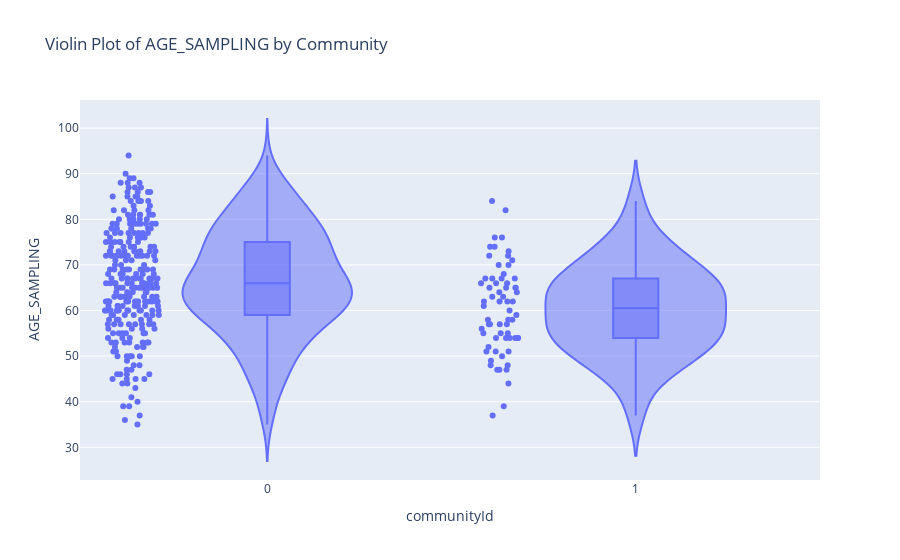
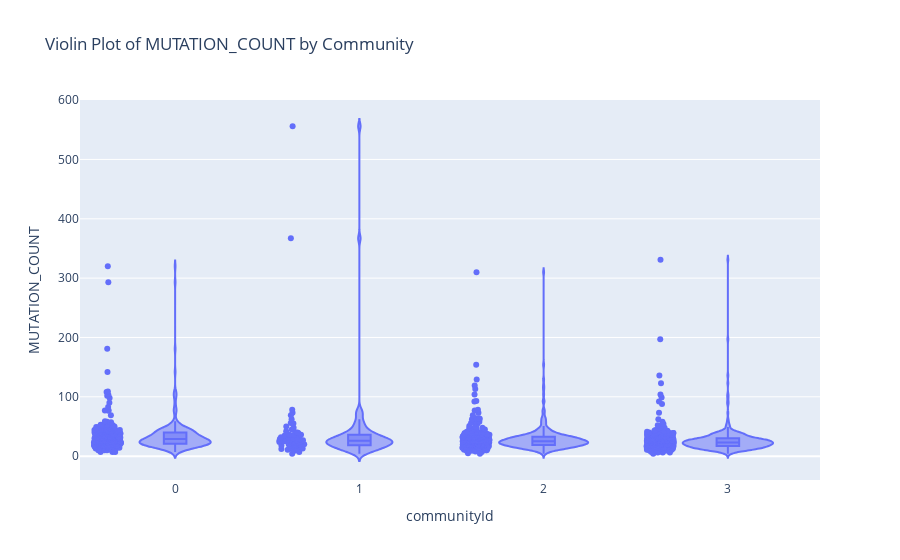
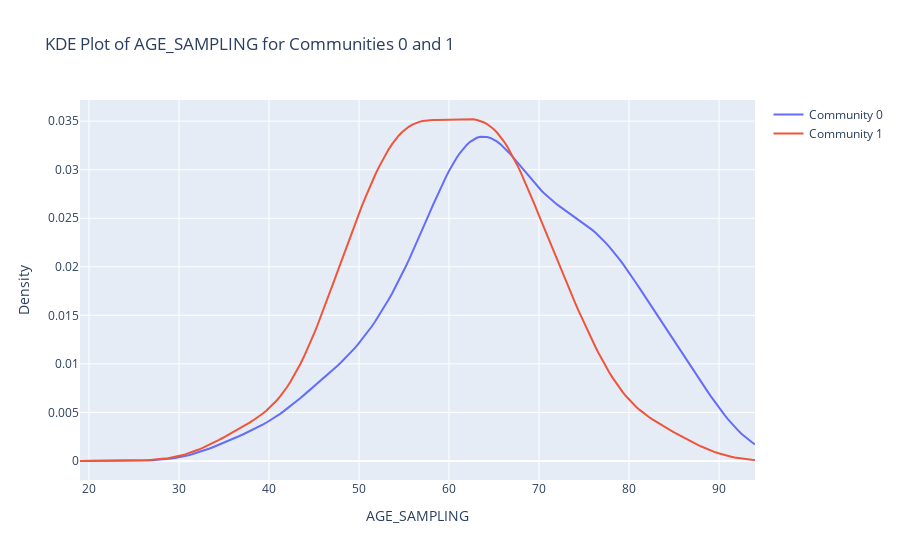

Here is the notebook cell these charts were saved with, in order:
### Code cell
compare_age_mutation_count(merged_df, 0, 1)

### Figure 1 — Plotly figure (JSON) as saved in the notebook; plotly's stock layout.template omitted (floating-point values rounded to 4 significant figures; data arrays with more than 128 entries replaced by an {"elided": "..."} marker saying what was removed)
{"data": [{"alignmentgroup": "True", "box": {"visible": true}, "hovertemplate": "communityId=%{x}<br>AGE_SAMPLING=%{y}<extra></extra>", "legendgroup": "", "marker": {"color": "#636efa"}, "name": "", "offsetgroup": "", "orientation": "v", "points": "all", "scalegroup": "True", "showlegend": false, "type": "violin", "x": {"elided": "352 int values"}, "x0": " ", "xaxis": "x", "y": {"elided": "352 float values"}, "y0": " ", "yaxis": "y"}], "layout": {"legend": {"tracegroupgap": 0}, "title": {"text": "Violin Plot of AGE_SAMPLING by Community"}, "violinmode": "group", "xaxis": {"anchor": "y", "domain": [0, 1], "title": {"text": "communityId"}}, "yaxis": {"anchor": "x", "domain": [0, 1], "title": {"text": "AGE_SAMPLING"}}}}

### Figure 2 — Plotly figure (JSON) as saved in the notebook; plotly's stock layout.template omitted (floating-point values rounded to 4 significant figures; data arrays with more than 128 entries replaced by an {"elided": "..."} marker saying what was removed)
{"data": [{"alignmentgroup": "True", "box": {"visible": true}, "hovertemplate": "communityId=%{x}<br>MUTATION_COUNT=%{y}<extra></extra>", "legendgroup": "", "marker": {"color": "#636efa"}, "name": "", "offsetgroup": "", "orientation": "v", "points": "all", "scalegroup": "True", "showlegend": false, "type": "violin", "x": {"elided": "1062 int values"}, "x0": " ", "xaxis": "x", "y": {"elided": "1062 float values"}, "y0": " ", "yaxis": "y"}], "layout": {"legend": {"tracegroupgap": 0}, "title": {"text": "Violin Plot of MUTATION_COUNT by Community"}, "violinmode": "group", "xaxis": {"anchor": "y", "domain": [0, 1], "title": {"text": "communityId"}}, "yaxis": {"anchor": "x", "domain": [0, 1], "title": {"text": "MUTATION_COUNT"}}}}

### Figure 3 — Plotly figure (JSON) as saved in the notebook; plotly's stock layout.template omitted (floating-point values rounded to 4 significant figures; data arrays with more than 128 entries replaced by an {"elided": "..."} marker saying what was removed)
{"data": [{"mode": "lines", "name": "Community 0", "type": "scatter", "x": {"elided": "200 float values"}, "y": {"elided": "200 float values"}}, {"mode": "lines", "name": "Community 1", "type": "scatter", "x": {"elided": "200 float values"}, "y": {"elided": "200 float values"}}], "layout": {"title": {"text": "KDE Plot of AGE_SAMPLING for Communities 0 and 1"}, "xaxis": {"title": {"text": "AGE_SAMPLING"}}, "yaxis": {"title": {"text": "Density"}}}}
